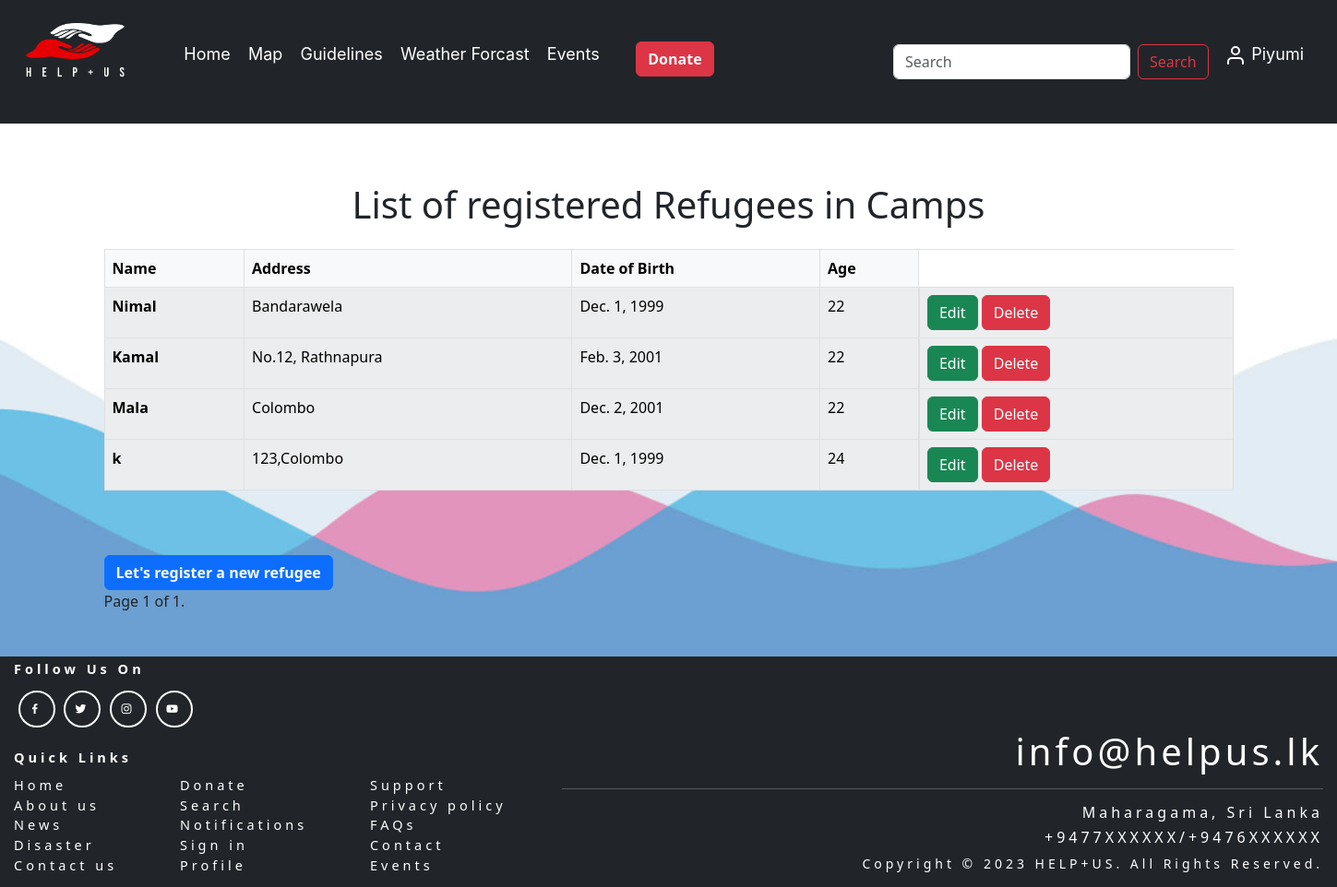
Page /app/refugeelistview (signed in) on the committed database.
### app/models.py (models this page shows)
class Refugee(models.Model):
    name = models.CharField(max_length=45)
    address = models.CharField(max_length=45)
    dob = models.DateField('2002/09/01',null=False)
    age = models.IntegerField(22,null=False)
    class Meta:
        permissions = [("print_refugee", "Can print refugee")]

### app/views.py (the view)
# urls.py: path('refugeelistview', RefugeeListView.as_view(), name='refugee_index'),
class RefugeeListView(PermissionRequiredMixin, ListView):
    permission_required = 'app.view_refugee'
    template_name_suffix = "_index"
    model = Refugee
    paginate_by = 20

### app/templates/app/refugee_index.html (shortened to what this page needs)
<!DOCTYPE html>
<html>
  {% extends "base.html" %} {% block content %}
  <head>
    <link
      href="https://cdn.jsdelivr.net/npm/bootstrap@5.3.0-alpha3/dist/css/bootstrap.min.css"
      rel="stylesheet"
    />
  </head>
  <body>
    {% load static %}
    <div
      class="bg-opacity-25 view"
      style="
        background-image: url('{% static 'app/images/bg3.png'%}');
        background-repeat: no-repeat;
        background-size: cover;
        background-position: center center;
      "
    >
      <div class="container p-5">
        <div>
          <h1 class="p-3 g-col-6 text-center">
            List of registered Refugees in Camps
          </h1>
        </div>
        <div>
          <table class="table table-bordered table-striped table-light">
            <thead>
              <tr>
                <th scope="col">Name</th>
                <th scope="col">Address</th>
                <th scope="col">Date of Birth</th>
                <th scope="col">Age</th>
              </tr>
              {% for refugee in object_list %}
            </thead>
            <tbody>
              <tr>
                <td class="fw-semibold">{{refugee.name}}</td>
                <td>{{refugee.address}}</td>
                <td>{{refugee.dob}}</td>
                <td>{{refugee.age}}</td>
                <td class="d-grid gap-2 d-md-block">
                  <a
                    class="link-light fw-semibold"
                    href="refugeeupdateview/{{refugee.id}}"
                    style="text-decoration: none"
                    ><input class="btn btn-success" type="submit" value="Edit"
                  /></a>
                  <a
                    class="link-light fw-semibold"
                    href="refugeedeleteview/{{refugee.id}}"
                    style="text-decoration: none"
                    ><input class="btn btn-danger" type="submit" value="Delete"
                  /></a>
                </td>
              </tr>
              {% endfor %}
            </tbody>
          </table>
        </div>
        <div style="margin-top: 70px">
          <button class="btn btn-primary">
            <a
              class="link-light fw-semibold"
              href="refugeecreateview"
              style="text-decoration: none"
              >Let's register a new refugee</a
            >
          </button>
        </div>
        <div class="pagination">
          <span class="step-links">
            <span class="current">
              Page {{ page_obj.number }} of {{ page_obj.paginator.num_pages }}.
            </span>
          </span>
        </div>
      </div>
    </div>
  </body>
  {% endblock %}

### app/templates/base.html (shortened to what this page needs)
{% load static %}
<!DOCTYPE html>
<html lang="en">
<head>
    <link href="https://cdn.jsdelivr.net/npm/bootstrap@5.3.1/dist/css/bootstrap.min.css" rel="stylesheet"
>
    <link rel="stylesheet" href="https://unpkg.com/leaflet@1.9.4/dist/leaflet.css" />
    <link rel="stylesheet" href="https://cdn.jsdelivr.net/npm/leaflet.locatecontrol@0.79.0/dist/L.Control.Locate.min.css" />
    <link rel="stylesheet" href="https://unpkg.com/leaflet-control-geocoder/dist/Control.Geocoder.css" />
    <link href='https://unpkg.com/boxicons@2.0.7/css/boxicons.min.css' rel='stylesheet'>
    <link rel="stylesheet" href="{% static 'css/style.css' %}">
</head>
<body>
    <nav class="navbar navbar-expand-lg sticky-top bg-dark" style="font-size: 18px;">
        <div class="m-3">
            <div class="d-flex">
                <div class="container-fluid" >
                    <a class="navbar-brand" href="{% url 'home' %}">
                        <img src="{% static 'app/images/helpus.png'%}" alt="Logo" width="auto" height="60"
                            class="d-inline-block align-text-top">
                    </a>
                </div>
                <div class="d-flex justify-content-evenly">
                    <div class="m-3" style="word-wrap: break-word; white-space: nowrap;">
                        <ul class="navbar-nav me-auto mb-2 mb-lg-0">
                            <li class="nav-item">
                                <a class="nav-item" style="font-family:inter" aria-current="page" href="{% url 'home' %}">Home</a>
                            </li>
                            <li class="nav-item">
                                <a id="map-link" class="nav-item" style="font-family: inter" aria-current="page" href="{% url 'map' %}">Map</a>
                            </li>
                            <li class="nav-item">
                                <a class="nav-item" href="{% url 'guidelines'%}" style="font-family:inter">Guidelines</a>
                            </li>
                            <li class="nav-item dropdown" style="font-family:inter">
                                <a class="nav-item" href="#" role="button" data-bs-toggle="dropdown"
                                    aria-expanded="false">
                                    Weather Forcast</a>
                            </li>
                            <li class="nav-item dropdown" style="font-family:inter">
                                <a class="nav-item" href="#" role="button" data-bs-toggle="dropdown"
                                    aria-expanded="false">
                                    Events
                                </a>
                            </li>
                            <li class="nav-donate">
                                <button class="btn btn-danger">
                                    <a class="link-light fw-semibold" href="../donate" style="text-decoration: none;">Donate</a>
                                </button>
                            </li>
                            <div class="m-2" style="width: 33rem; padding-left: 80px;">
                                <span class="d-flex justify-content-end">
                                    <form class="d-flex " role="search">
                                        <input class="form-control me-2" type="search" placeholder="Search" aria-label="Search">
                                        <button class="btn btn-outline-danger" type="submit">Search</button>
                                    </form>
                                </span>
                            </div>
                            <li class="nav-item dropdown" style="font-family:inter">
                                <a class="nav-item" href="#" role="button" data-bs-toggle="dropdown"
                                    aria-expanded="false">
                                    <svg xmlns="http://www.w3.org/2000/svg" width="24" height="24" viewBox="0 0 24 24" fill="none" stroke="currentColor" stroke-width="2" stroke-linecap="round" stroke-linejoin="round" class="feather feather-user">
                                        <path d="M20 21v-2a4 4 0 0 0-4-4H8a4 4 0 0 0-4 4v2"></path>
                                        <circle cx="12" cy="7" r="4"></circle>
                                    </svg>
                                    {{user.username}}</a>
                            </li>
                        </ul>
                    </div>
                </div>
            </div>
        </div>
    </nav>
    {% block content%}
    {% endblock%}
    <footer style="font-size: 14.5px;">
        <section style="text-align: left; margin-left:12px; width: max-content; float:left;">
            <div>
                <div><b>Follow Us On</b></div>
                <div class = "social-links">
                    <a href = "#"><i class='bx bxl-facebook'></i></a>
                    <a href = "#"><i class='bx bxl-twitter'></i></a>
                    <a href = "#"><i class='bx bxl-instagram'></i></a>
                    <a href = "#"><i class='bx bxl-youtube'></i></a>
                </div>
            </div>
            <div>
                <span><b>Quick Links</b></span>
            </div>
            <div style="width: fit-content; float: left; margin-top: 8px;">
                <div style="display: inline-block; margin-right: 60px; text-align: justify;">
                    <a href="#" style="color: white; text-decoration: none;">Home</a><br>
                    <a href="#" style="color: white; text-decoration: none;">About us</a><br>
                    <a href="#" style="color: white; text-decoration: none;">News</a><br>
                    <a href="#" style="color: white; text-decoration: none;">Disaster</a><br>
                    <a href="#" style="color: white; text-decoration: none;">Contact us</a>
                </div>
                <div style="display: inline-block; margin-right: 60px; text-align: justify;">
                    <a href="#" style="color: white; text-decoration: none;">Donate</a><br>
                    <a href="#" style="color: white; text-decoration: none;">Search</a><br>
                    <a href="#" style="color: white; text-decoration: none;">Notifications</a><br>
                    <a href="#" style="color: white; text-decoration: none;">Sign in</a><br>
                    <a href="#" style="color: white; text-decoration: none;">Profile</a>
                </div>
                <div style="display: inline-block; margin-right: 60px; text-align: justify;">
                    <a href="#" style="color: white; text-decoration: none;">Support</a><br>
                    <a href="#" style="color: white; text-decoration: none;">Privacy policy</a><br>
                    <a href="#" style="color: white; text-decoration: none;">FAQs</a><br>
                    <a href="#" style="color: white; text-decoration: none;">Contact</a><br>
                    <a href="#" style="color: white; text-decoration: none;">Events</a>
                </div>
             </div>
            </section>
            <section style="text-align: right; margin-right: 12px; margin-top: 76px;">
                <h1>info@helpus.lk</h1>
                <hr>
                <h6>Maharagama, Sri Lanka</h6>
                <h6>+9477XXXXXX/+9476XXXXXX</h6>
                <span style="font-size: 14px;">Copyright © 2023 HELP+US. All Rights Reserved.</span>
            </section>
    </footer>
</body>
</html>

### app/static/css/style.css (style rules this page uses)
.nav-item { flex: 1; text-align: center; padding: 0.3rem; cursor: pointer; transition: background-color 0.5s ease, color 0.5s ease; text-decoration: none; color:white ; margin-bottom: -10px; }
.nav-donate { padding-left: 30px; padding-top: 5px; }
footer { background: var(--exDark); color: #fff; text-align: center; padding: 2rem 0; }
.social-links { display: flex; justify-content: center; margin-bottom: 1.4rem; }
.social-links a { border: 2px solid #fff; color: #fff; display: block; width: 40px; height: 40px; display: flex; justify-content: center; align-items: center; border-radius: 50%; text-decoration: none; margin: 0 0.3rem; transition: all 0.5s ease; }

### app/templates/base.html (style rules this page uses)
body { display: flex; flex-direction: column; min-height: 100vh; margin: 0; }
footer { padding: 3px; background-color:#212529; color: white; height:250px; letter-spacing: 4px; margin-top: auto; }
.social-links { margin-top: 12px; display: flex; justify-content: left; margin-bottom: 1.4rem; }
.social-links a { border: 2px solid #fff; color: #fff; display: block; width: 40px; height: 40px; display: flex; justify-content: center; align-items: center; border-radius: 50%; text-decoration: none; margin: 0 0.3rem; transition: all 0.5s ease; }

### rows in the picture
Refugee: name "Nimal", address "Bandarawela", dob "Dec. 1, 1999", age "22"
Refugee: name "Kamal", address "No.12, Rathnapura", dob "Feb. 3, 2001", age "22"
Refugee: name "Mala", address "Colombo", dob "Dec. 2, 2001", age "22"
Refugee: name "k", address "123,Colombo", dob "Dec. 1, 1999", age "24"

### other values in the picture
{{ user.username }} "Piyumi"
{{ page_obj.number }} "1"
{{ page_obj.paginator.num_pages }} "1"
